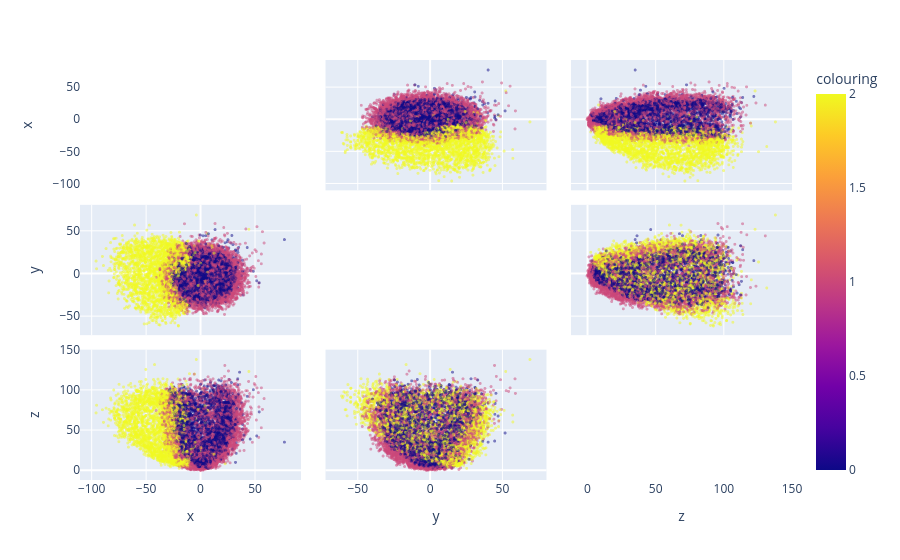

Notebook cell for this chart:
### Code cell
fig = px.scatter_matrix(plot_points, dimensions=["x", "y", "z"], color = "colouring")
fig.update_traces(diagonal_visible = False, marker = {"size": 3, "opacity": 0.5})
fig.show()

### Figure 1 — Plotly figure (JSON) as saved in the notebook; plotly's stock layout.template omitted (floating-point values rounded to 4 significant figures; data arrays with more than 128 entries replaced by an {"elided": "..."} marker saying what was removed)
{"data": [{"diagonal": {"visible": false}, "dimensions": [{"axis": {"matches": true}, "label": "x", "values": {"elided": "10000 float values"}}, {"axis": {"matches": true}, "label": "y", "values": {"elided": "10000 float values"}}, {"axis": {"matches": true}, "label": "z", "values": {"elided": "10000 float values"}}], "hovertemplate": "%{xaxis.title.text}=%{x}<br>%{yaxis.title.text}=%{y}<br>colouring=%{marker.color}<extra></extra>", "legendgroup": "", "marker": {"color": {"elided": "10000 float values"}, "coloraxis": "coloraxis", "opacity": 0.5, "size": 3, "symbol": "circle"}, "name": "", "showlegend": false, "type": "splom"}], "layout": {"coloraxis": {"colorbar": {"title": {"text": "colouring"}}, "colorscale": [[0, "#0d0887"], [0.1111, "#46039f"], [0.2222, "#7201a8"], [0.3333, "#9c179e"], [0.4444, "#bd3786"], [0.5556, "#d8576b"], [0.6667, "#ed7953"], [0.7778, "#fb9f3a"], [0.8889, "#fdca26"], [1, "#f0f921"]]}, "dragmode": "select", "legend": {"tracegroupgap": 0}, "margin": {"t": 60}}}
